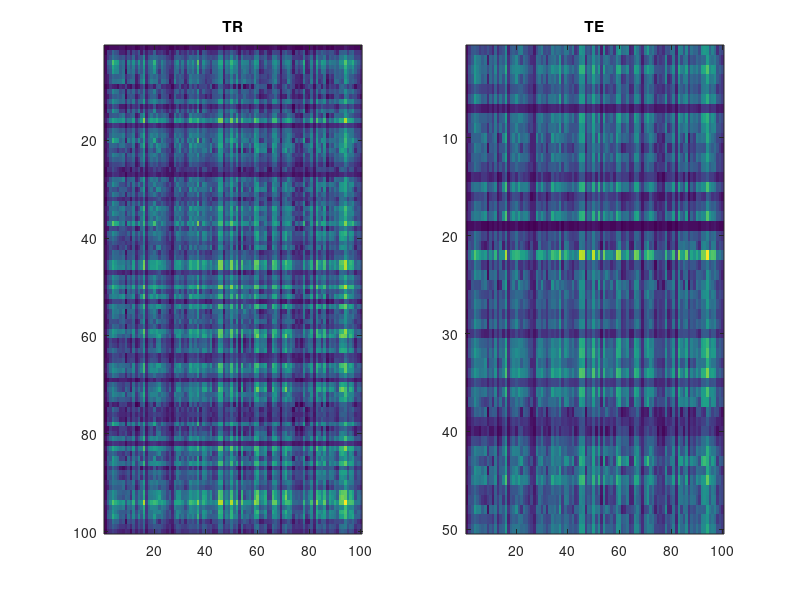

Recreate this plot in MATLAB. (Note: this script raises an error after producing the figure.)
% simple test harness for prt_machine
%
% $Id$



%% generate data
featuresAsKernelMatrix=true;
Ntr=100;                 % number of training vectors
D=3;                    % dimensionality of the feature vectors
Nte=50;                 % number of testing vectors
myTR={rand(Ntr,D)};
myTE={rand(Nte,D)};
myLabs=round(rand(Ntr,1));

if featuresAsKernelMatrix==true
    myTE={myTE{:}*myTR{:}'};
    myTR={myTR{:}*myTR{:}'};
end

figure;
subplot(121); imagesc(myTR{:}); title('TR'); 
subplot(122); imagesc(myTE{:}); title('TE'); 

%% prepare machine
myMachine.function='prt_machine_svm_bin';
if featuresAsKernelMatrix==true
    myMachine.args='-t 4';
else
    myMachine.args='-t 1';
end

%% run
output = prt_machine(myTR,myTE,myLabs,myMachine);
